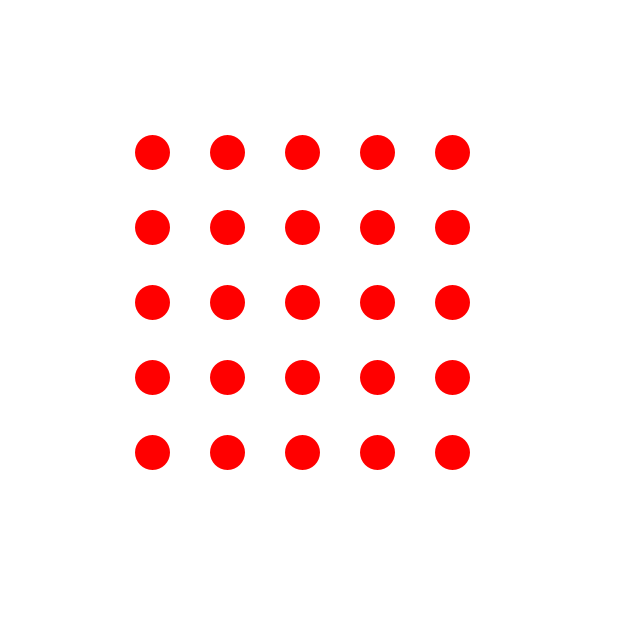
Frame 1 (no input)
Frame 60 (the mouse pressed at the canvas centre just before this capture): identical to frame 1, image omitted
Frame 120 (the mouse held since frame 60 and released just before this capture): identical to frame 1, image omitted

The Processing sketch that drew this single still picture (run headless with seeded random() and noise(); from frame 60 on, the mouse is pressed at the canvas centre):

// Processing sketch: Five_x_Five_Circles
// ── Five_x_Five_Circles.pde
int numCirc = 5;


float ellipseSize = 35.0f;
float spacing = 40.0f;

float xPos;
float yPos;

float stackWidth;
float stackHeight;

PVector center;


void setup() {
  size(640, 640);
  center = new PVector(width/2, height/2);
  stackWidth = numCirc*(ellipseSize)+(numCirc-1)*spacing;
  stackHeight = numCirc*(ellipseSize)+(numCirc-1)*spacing;
}

void draw() {
  background(255);
  noStroke();
  fill(255, 0, 0);
  for (int i = 0; i<numCirc; i++) {
    for (int j = 0; j<numCirc;j++) {
    xPos = center.x+i*(ellipseSize+spacing)-(stackWidth/2);
    yPos = center.y+j*(ellipseSize+spacing)-(stackHeight/2);
    ellipse(xPos, yPos, ellipseSize, ellipseSize);   
    }
 
  }
}
